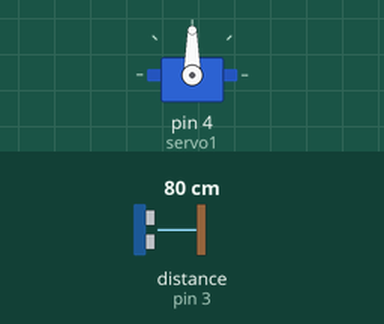
Bench run of a sketch on a simulated Arduino Uno, built with avr-gcc and run on an emulated ATmega328P. Shown: servo. The test bench sets the inputs (shaded band); at power-on: distance to the obstacle (sensor on pin 3) 80 cm. The echo pulse lasts 58.3 µs per cm; random numbers use the default seed unless the sketch sets one; what the sketch prints to the serial monitor is not drawn.

Above: at 0.05 s.
Timing chart, 0 to 6.7 s (numbered marks = the images above):
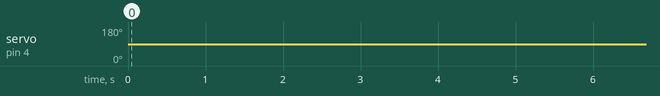

The sketch:

codice_implementazione_effettiva_circuito.ino
```cpp
#include <Stepper.h>//Modulo controllo motore passo-passo erogazione acqua
#include<Servo.h>//Modulo controllo motore passo-passo erogazione cibo
const int triggerPort1 = 2; //Porta di trigger del sensore di prossimita 1
const int echoPort1 = 3; //Porta di echo del sensore di prossimita 1
const int triggerPort2 = 5; //Porta di trigger del sensore di prossimita 2
const int echoPort2 = 6; //Porta di echo del sensore di prossimita 2
long init_time = 0;//Ultimo istante di tempo calcolato a partire dall'avvio di arduino in cui sono state iseguite le istruzioni del corpo del programma
long cicle_time = 20000; //Intervallo di funzionamento
boolean  t = false;//Variabile che indica se la temperatura sopra o sotto una certa soglia
boolean d1 = false; //Variabile che indica se la quantita di acqua è sopra o sotto una certa soglia
boolean d2 = false;//Variabile che indica se la quantita di cibo è sopra o sotto una certa soglia
boolean sf = false;//Variabile di stato fsm gestione cibo
boolean sw = false;//Variabile di stato fsm gestione acqua
int keine = 0;// variabile che serve a contaggiare il numero di cicli in cui non si esegue nessuna azione
Stepper myStepper(2048,10,12,11,13); //configurazione stepper motor erogazione cibo
Servo servo1; //creazione oggetto servo-motore

boolean temp_misuration(){ //Questa funzione resistuisce il valore booleano true se la temperatura è sopra una certa soglia
  int t = analogRead(A0); //Lettura valore termistore
  if (t > 25){
    return HIGH;
  }
  return LOW;
}

boolean dist_misuration1(){//Questa funzione resistuisce il valore booleano true se la quantita di aqua è sopra una certa soglia
  digitalWrite(triggerPort1, LOW);
  digitalWrite(triggerPort1, HIGH);
  delayMicroseconds(10);
  digitalWrite(triggerPort1, LOW);//Invio del segnale di trigger al sensore
  long durata = pulseIn(echoPort1,HIGH);//Questa funzione restituisce quanto tempo passa dall'invio del segnale alla sua ricezione
  long spazio = 0.034 * durata/2; //calcolo dello spazio ottenuto  moltiplicando la velocità del suono in centimetri/microsecondi per il tempo che il segnale ha impiegato per compiere una certa distanza diviso 2
  if (spazio > 9){
   return HIGH;
  }
  return LOW;
}

boolean dist_misuration2(){//Questa funzione resistuisce un valore booleano casuale
  randomSeed(analogRead(3));//Lettura valore(casuale) su porta anlogica n.3
  int r = random(0,2);
  if (r==0){
    return LOW;
  }
  else{
    return HIGH;
  }
}


void setup(){
  pinMode(triggerPort1, OUTPUT);
  pinMode(echoPort1, INPUT);
  pinMode(triggerPort2, OUTPUT);
  pinMode(echoPort2, INPUT);
  servo1.attach(4); //setto il server motor per ricevere segnali dalla porta digitale n.4
  myStepper.setSpeed(10);//setto la velocità del motore passo-passo per l'erogazione dell'acqua
  Serial.begin(9600);//inizializzo la porta seriale
}

void loop(){
  while(millis() - init_time < cicle_time){
    keine += 0;
  }//Ciclo che non esegue nessuna azione finchè non trascorre un certo intervallo di tempo
  t = temp_misuration();
  d1 = dist_misuration1();
  d2 = dist_misuration2();
  boolean new_state_w = !sw&&!d1||!d1&&t; //calcolo del nuovo stato della fsm per l'erogazione dell'acqua(l'uscita corrisponde al nuovo stato)
  boolean new_state_f = !d2&&!t||!sf&&!d2;//calcolo del nuovo stato della fsm per l'erogazione del cibo(l'uscita corrisponde al nuovo stato)
  sw = new_state_w; //Lo stato futuro diventa lo stato attuale
  sf = new_state_f;//Lo stato futuro diventa lo stato attuale
  Serial.print("\n ");
  Serial.print("sw: ");
  Serial.println(sw);
  Serial.print("\n");
  Serial.print("sf: ");
  Serial.println(sf);
  Serial.print("\n");
  Serial.print("t: ");
  Serial.println(t);
  Serial.print("\n");
  Serial.print("d1: ");
  Serial.println(d1);
  Serial.print("\n");
  Serial.print("d2: ");
  Serial.println(d2);
  Serial.print("\n");


  if(sf){//Istruzione che viene eseguita se l'uscita della fsm per l'erogazione del cibo va alta
    servo1.write(0);
    delay(1000);
    for(int i = 0; i != 70; ++i){//Il motore si muove di  70 passi
       servo1.write(i);
       delay(20);
    }
    delay(500);
    servo1.write(0);//Il motore torna nella sua posizione iniziale
  }
  if (sw){//Istruzione che viene eseguita se l'uscita della fsm per l'erogazione dell'acqua va alta
    float gradi = 360;
    gradi = map(gradi,0,360,0,2048);//I 2048 gradi iniziali vengono ridotti a  360 gradi in maniera tale da agevolare il controll0 del motore
    myStepper.step(-gradi); //Questa struzione  fa ruotare il motore di 360 gradi
    delay(1000);
    myStepper.step(gradi);//Questa istruzione riporta il motore nella sua posizione iniziale
    delay(1000);
  }
  init_time = millis();//L'init_time viene re-impostato all'ultimo istante in cui sono state eseguite le istruzioni principali
}
```
